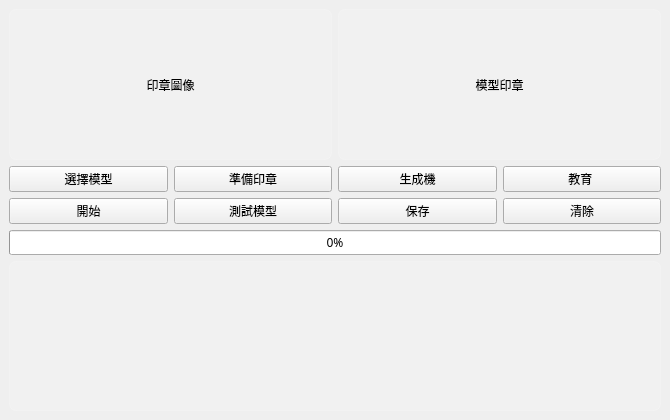
<?xml version="1.0" encoding="UTF-8"?>
<ui version="4.0">
 <class>MainWindow</class>
 <widget class="QMainWindow" name="MainWindow">
  <property name="geometry">
   <rect>
    <x>0</x>
    <y>0</y>
    <width>670</width>
    <height>420</height>
   </rect>
  </property>
  <property name="cursor">
   <cursorShape>ArrowCursor</cursorShape>
  </property>
  <property name="windowTitle">
   <string>關防圖章AI辨識</string>
  </property>
  <property name="windowIcon">
   <iconset>
    <normaloff>icons/Republic_of_China_Police_Logo.svg.png</normaloff>icons/Republic_of_China_Police_Logo.svg.png</iconset>
  </property>
  <property name="autoFillBackground">
   <bool>false</bool>
  </property>
  <property name="styleSheet">
   <string notr="true">   background-color: qlineargradient(spread:pad, x1:1, y1:1, x2:0, y2:0,
    stop:0 rgba(81, 0, 135, 255),
    stop:0.427447 rgba(41, 61, 132, 235),
    stop:1 rgba(155, 79, 165, 255));
font-family: Noto Sans SC;</string>
  </property>
  <property name="documentMode">
   <bool>false</bool>
  </property>
  <widget class="QWidget" name="centralwidget">
   <layout class="QVBoxLayout" name="verticalLayout_3">
    <item>
     <layout class="QVBoxLayout" name="verticalLayout_2">
      <item>
       <layout class="QVBoxLayout" name="verticalLayout">
        <item>
         <layout class="QHBoxLayout" name="horizontalLayout">
          <item>
           <widget class="QLabel" name="input_image">
            <property name="cursor">
             <cursorShape>ArrowCursor</cursorShape>
            </property>
            <property name="layoutDirection">
             <enum>Qt::LayoutDirection::LeftToRight</enum>
            </property>
            <property name="styleSheet">
             <string notr="true">background-color: rgba(255, 255, 255, 30);
border:1px solid rgba(255, 255, 255, 40);
border-radius: 7px;</string>
            </property>
            <property name="text">
             <string>印章圖像</string>
            </property>
            <property name="alignment">
             <set>Qt::AlignmentFlag::AlignCenter</set>
            </property>
           </widget>
          </item>
          <item>
           <widget class="QLabel" name="image2">
            <property name="mouseTracking">
             <bool>false</bool>
            </property>
            <property name="styleSheet">
             <string notr="true">background-color: rgba(255, 255, 255, 30);
border:1px solid rgba(255, 255, 255, 40);
border-radius: 7px;</string>
            </property>
            <property name="text">
             <string>模型印章</string>
            </property>
            <property name="alignment">
             <set>Qt::AlignmentFlag::AlignCenter</set>
            </property>
            <property name="wordWrap">
             <bool>false</bool>
            </property>
           </widget>
          </item>
         </layout>
        </item>
       </layout>
      </item>
      <item>
       <layout class="QHBoxLayout" name="horizontalLayout_2">
        <item>
         <widget class="QPushButton" name="Model_choose_button">
          <property name="text">
           <string>選擇模型</string>
          </property>
          <property name="icon">
           <iconset>
            <normaloff>icons/smart_toy_42dp_E8EAED_FILL0_wght400_GRAD0_opsz40.svg</normaloff>icons/smart_toy_42dp_E8EAED_FILL0_wght400_GRAD0_opsz40.svg</iconset>
          </property>
         </widget>
        </item>
        <item>
         <widget class="QPushButton" name="Crop_button">
          <property name="text">
           <string>準備印章</string>
          </property>
          <property name="icon">
           <iconset>
            <normaloff>icons/crop_rotate_42dp_E8EAED_FILL0_wght400_GRAD0_opsz40.svg</normaloff>icons/crop_rotate_42dp_E8EAED_FILL0_wght400_GRAD0_opsz40.svg</iconset>
          </property>
         </widget>
        </item>
        <item>
         <widget class="QPushButton" name="Generator_button">
          <property name="text">
           <string>生成機</string>
          </property>
          <property name="icon">
           <iconset>
            <normaloff>icons/token_42dp_E8EAED_FILL0_wght400_GRAD0_opsz40.svg</normaloff>icons/token_42dp_E8EAED_FILL0_wght400_GRAD0_opsz40.svg</iconset>
          </property>
         </widget>
        </item>
        <item>
         <widget class="QPushButton" name="Learn_button">
          <property name="text">
           <string>教育 </string>
          </property>
          <property name="icon">
           <iconset>
            <normaloff>icons/autorenew_42dp_E8EAED_FILL0_wght400_GRAD0_opsz40.svg</normaloff>icons/autorenew_42dp_E8EAED_FILL0_wght400_GRAD0_opsz40.svg</iconset>
          </property>
         </widget>
        </item>
       </layout>
      </item>
      <item>
       <layout class="QHBoxLayout" name="horizontalLayout_3">
        <item>
         <widget class="QPushButton" name="Start_button">
          <property name="text">
           <string>開始</string>
          </property>
          <property name="icon">
           <iconset>
            <normaloff>icons/task_alt_42dp_E8EAED_FILL0_wght400_GRAD0_opsz40.svg</normaloff>icons/task_alt_42dp_E8EAED_FILL0_wght400_GRAD0_opsz40.svg</iconset>
          </property>
         </widget>
        </item>
        <item>
         <widget class="QPushButton" name="Test_button">
          <property name="text">
           <string>測試模型</string>
          </property>
          <property name="icon">
           <iconset>
            <normaloff>icons/empty_dashboard_42dp_E8EAED_FILL0_wght400_GRAD0_opsz40.svg</normaloff>icons/empty_dashboard_42dp_E8EAED_FILL0_wght400_GRAD0_opsz40.svg</iconset>
          </property>
         </widget>
        </item>
        <item>
         <widget class="QPushButton" name="Save_button">
          <property name="text">
           <string>保存</string>
          </property>
          <property name="icon">
           <iconset>
            <normaloff>icons/save_42dp_E8EAED_FILL0_wght400_GRAD0_opsz40.svg</normaloff>icons/save_42dp_E8EAED_FILL0_wght400_GRAD0_opsz40.svg</iconset>
          </property>
         </widget>
        </item>
        <item>
         <widget class="QPushButton" name="Clear_button">
          <property name="text">
           <string>清除</string>
          </property>
          <property name="icon">
           <iconset>
            <normaloff>icons/delete_42dp_E8EAED_FILL0_wght400_GRAD0_opsz40.svg</normaloff>icons/delete_42dp_E8EAED_FILL0_wght400_GRAD0_opsz40.svg</iconset>
          </property>
         </widget>
        </item>
       </layout>
      </item>
      <item>
       <widget class="QProgressBar" name="progressBar">
        <property name="value">
         <number>0</number>
        </property>
       </widget>
      </item>
      <item>
       <widget class="QLabel" name="analyz">
        <property name="styleSheet">
         <string notr="true">background-color: rgba(255, 255, 255, 30);
border:1px solid rgba(255, 255, 255, 40);
border-radius: 7px;</string>
        </property>
        <property name="text">
         <string/>
        </property>
        <property name="alignment">
         <set>Qt::AlignmentFlag::AlignCenter</set>
        </property>
       </widget>
      </item>
     </layout>
    </item>
   </layout>
  </widget>
 </widget>
 <resources/>
 <connections/>
</ui>
